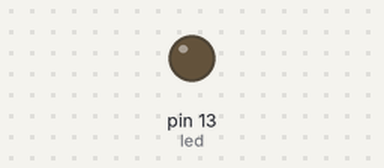
Recording of a sketch running on a simulated Arduino Uno, built with avr-gcc and run on an emulated ATmega328P. On the bench: output pins drawn as LEDs (lit = HIGH). What the sketch prints to the serial monitor is not drawn.

Above: at 0.6 s.
At 2.8 s:
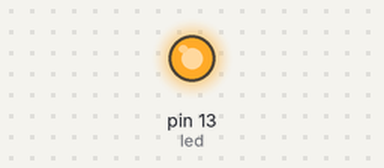
Timing chart, 0 to 7.9 s (numbered marks = the images above):
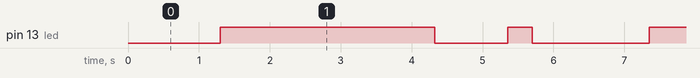

The sketch:

sketch_jan26a.ino
```cpp
const int led = 13;
const long etd = 2449427;

void setup() {
  // put your setup code here, to run once:
  pinMode(led, OUTPUT);
  Serial.begin(9600);
}

void loop() {

  allumeEteint();
  variationIntensite();
  clignotement();
}

// État allumé et éteint

void allumeEteint(){

  Serial.print("Etat: Allume - ");
  Serial.println(etd);
  delay(1000);
  digitalWrite(led, LOW);
  delay(300);
  digitalWrite(led, HIGH);
  delay(2000);
  digitalWrite(led, LOW);
}

// État variation d'intensité

void variationIntensite(){

  Serial.print("Etat: Varie - ");
  Serial.println(etd);
  for(int i = 255; i >= 0; i--){      // etd = 2449427;
    analogWrite(led, i);
    delay(8);     // de 0 à 255 on a 256 valeurs, donc on a (2048 / 256) = 8;
  }
}

// État clignotement

void clignotement(){

  int nbClignotements = 1;      // PLAFOND.MATH(2/2) = 1

  Serial.print("Etat: Clignotement - ");
  Serial.println(etd);
  for(int i = 0; i < nbClignotements; i++){
    digitalWrite(led, HIGH);
    delay(350);
    digitalWrite(led, LOW);
    delay(350);
  }
}
```

Measured:
- by itself, pin 13 (led): repeats every 6.1 s: LOW 1.0 s, HIGH 0.35 s, LOW 1.7 s, HIGH 3.0 s
- by itself, everything shown: repeats every 6.1 s, in 4 steps
